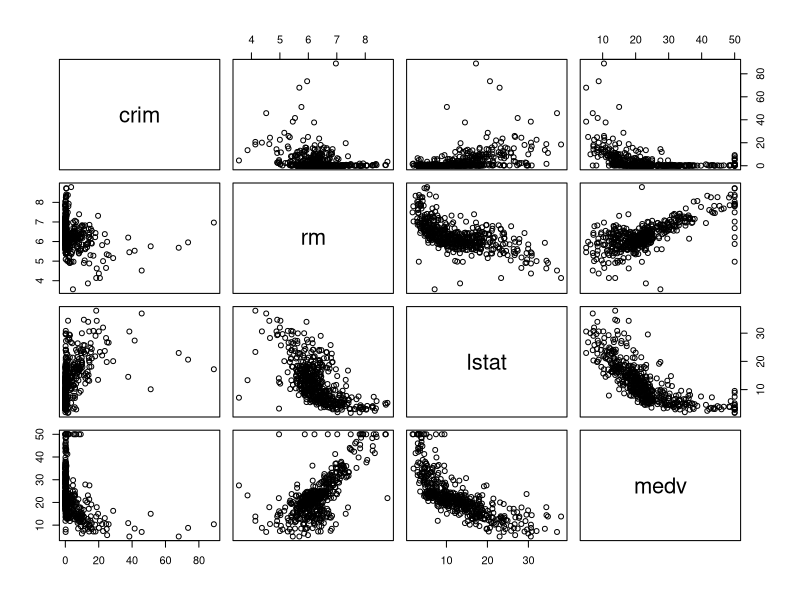
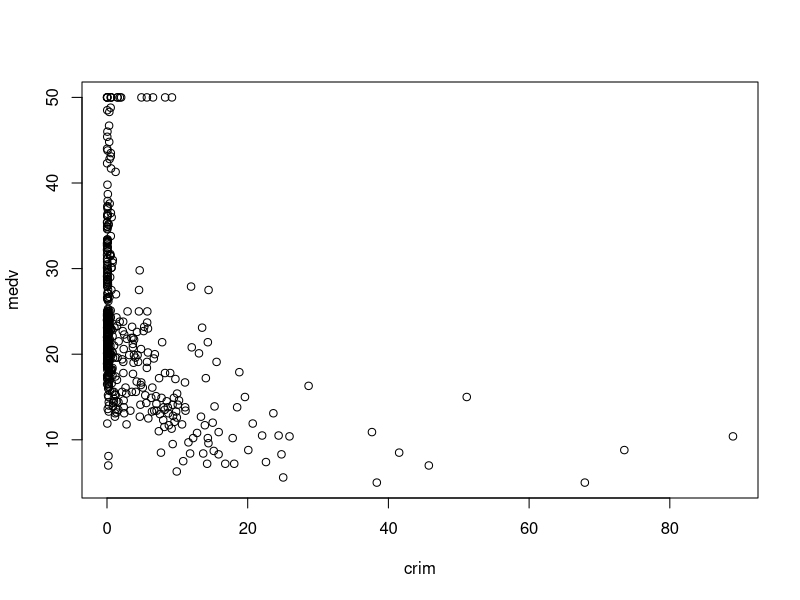
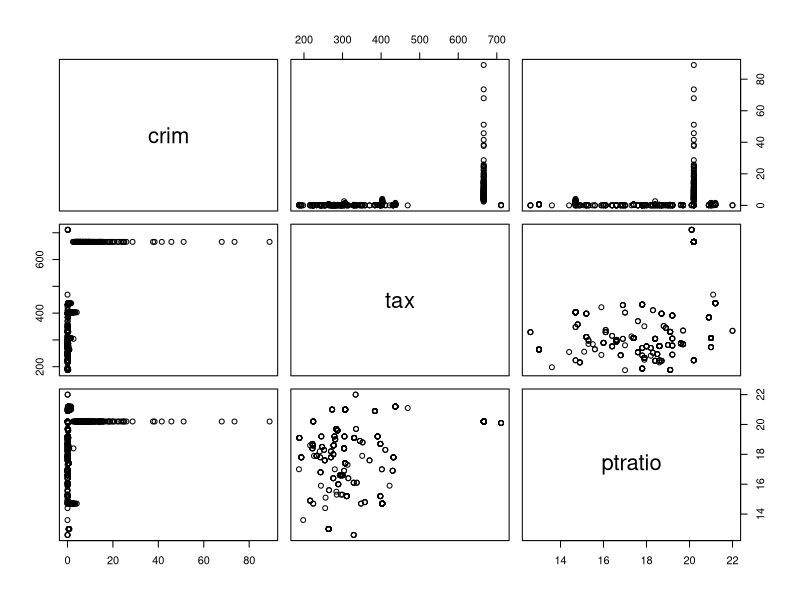
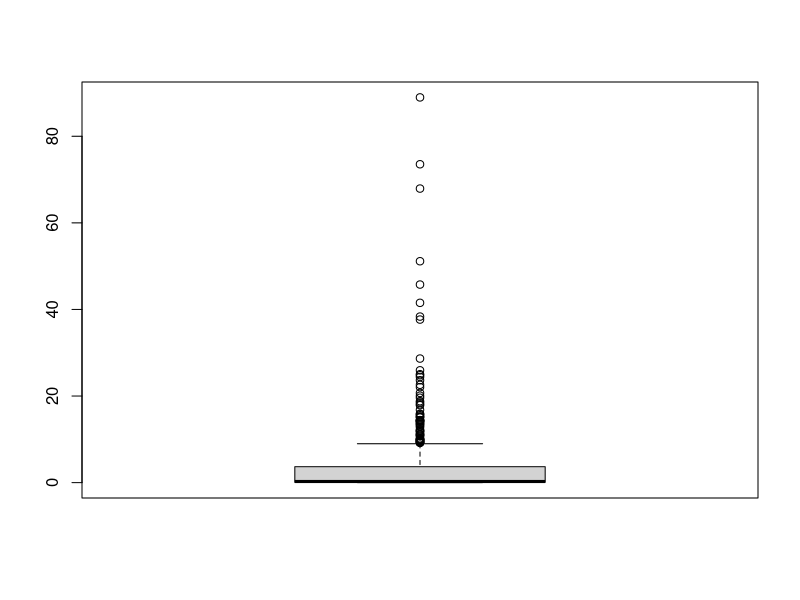
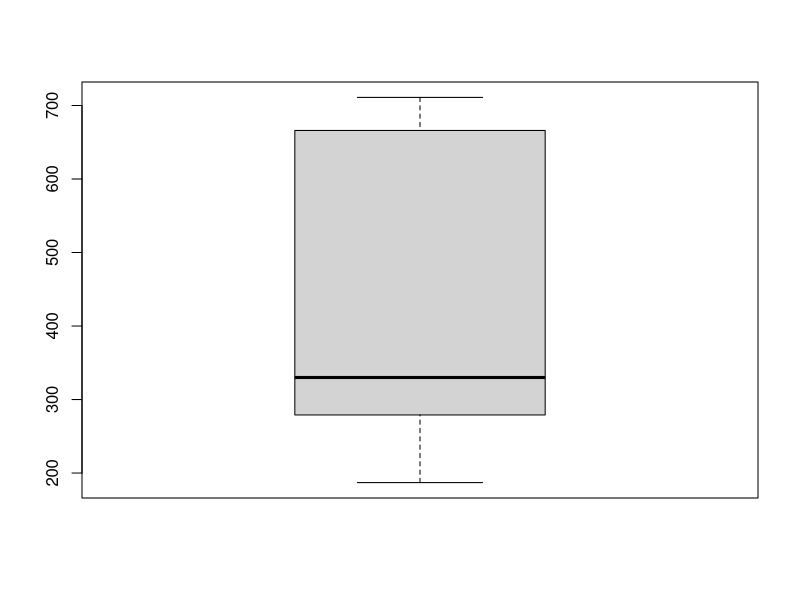
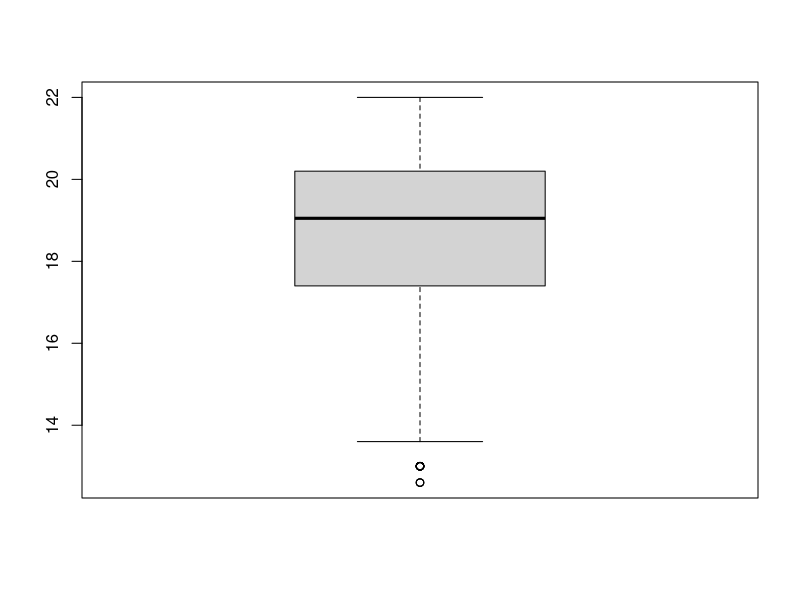
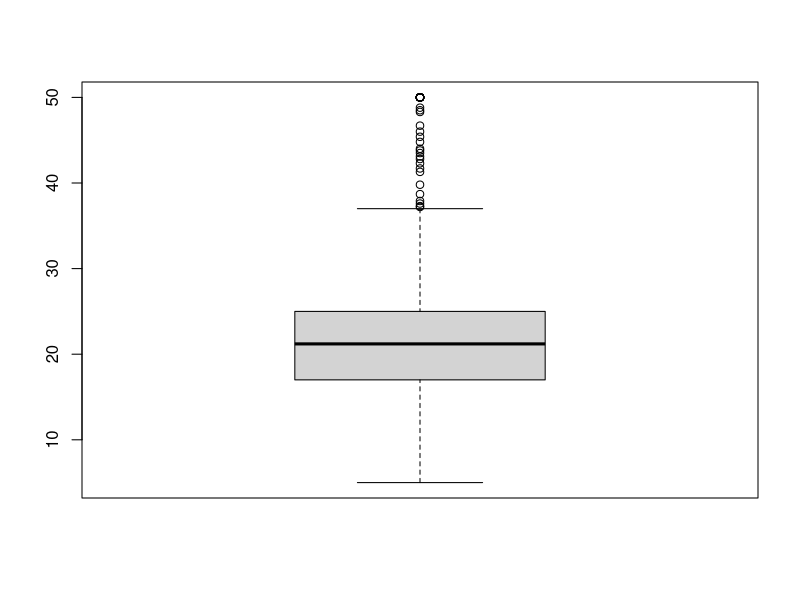
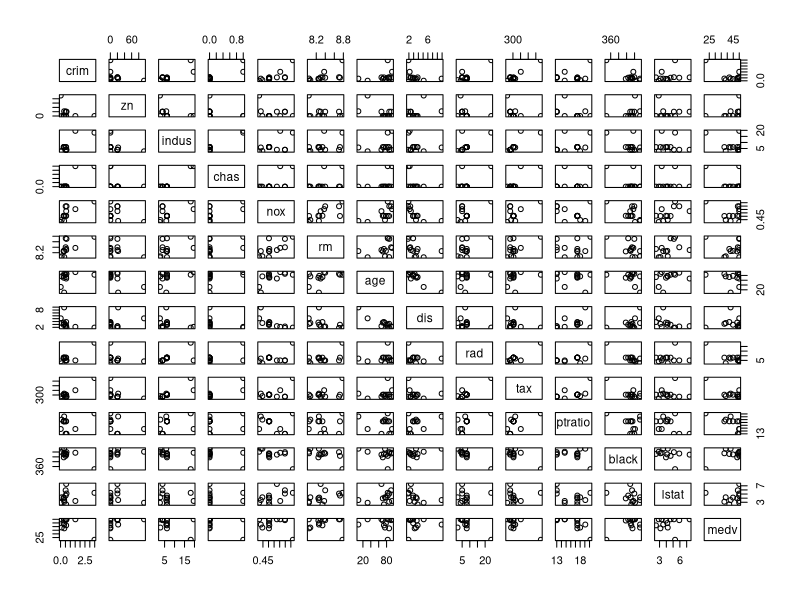

The R source for these figures, in order:
# chapter 2 - excercise 10 

library(MASS)
head(Boston)

# crim  per capita crime rate by town.
# zn   proportion of residential land zoned for lots over 25,000 sq.ft.
# indus proportion of non-retail business acres per town.
# chas  Charles River dummy variable (= 1 if tract bounds river; 0 otherwise).
# nox  nitrogen oxides concentration (parts per 10 million).
# rm    average number of rooms per dwelling.
# age  proportion of owner-occupied units built prior to 1940.
# dis    weighted mean of distances to five Boston employment centres.
# rad  index of accessibility to radial highways.
# tax full-value property-tax rate per \$10,000.
# ptratio  pupil-teacher ratio by town.
# black   1000(Bk - 0.63)^2 where Bk is the proportion of blacks by town.
# lstat   lower status of the population (percent).
# medv  median value of owner-occupied homes in \$1000s.

dim(Boston)
# 506 rows, 14 cols
# houses values in suburbs of boston

# (b)
b <- Boston
attach(b)
plot ( ~ crim + rm + lstat + medv)

# (c)
plot(crim, medv)
cor(crim,medv)


# (d)
plot(~ crim + tax + ptratio )
boxplot(crim)
boxplot(tax)
boxplot(ptratio)
sd(crim)
sd(tax)
sd(ptratio)

# (e) 
nrow(b[ chas == 1,])

# (f) 
mean(ptratio)

#(g)
boxplot(medv)
mean(medv)
range(medv)

# (h)
nrow(b[rm > 7, ])
nrow(b[rm > 8, ])

b_8 <- b[rm> 8,]
plot(b_8)
boxplot(b_8)
plot( ~ medv +black, b_8)
